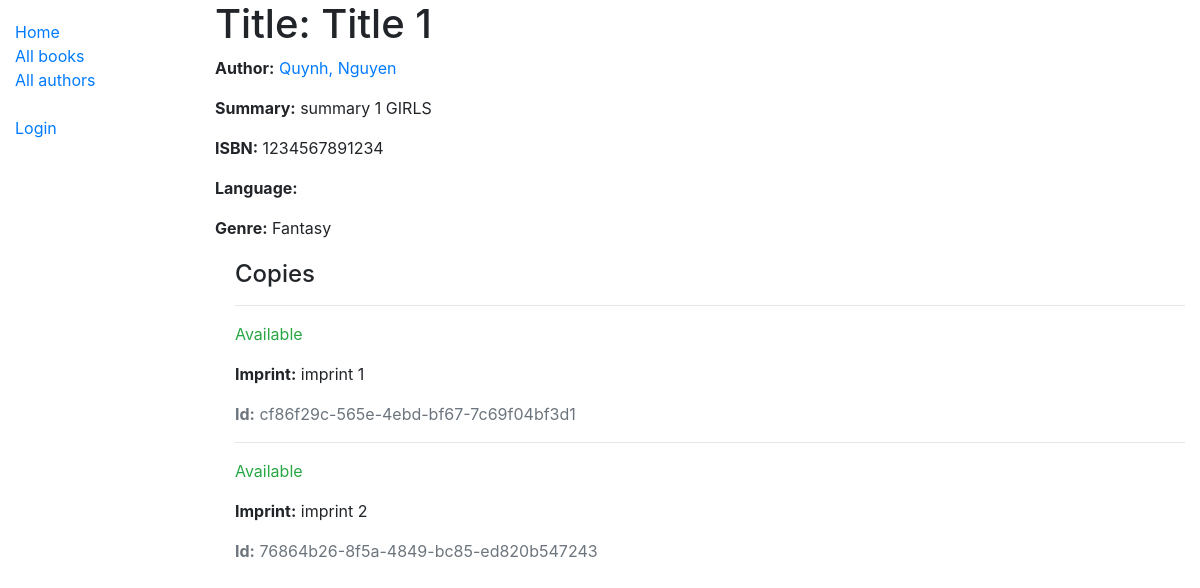
Before: /catalog/book/1 with the older database file.
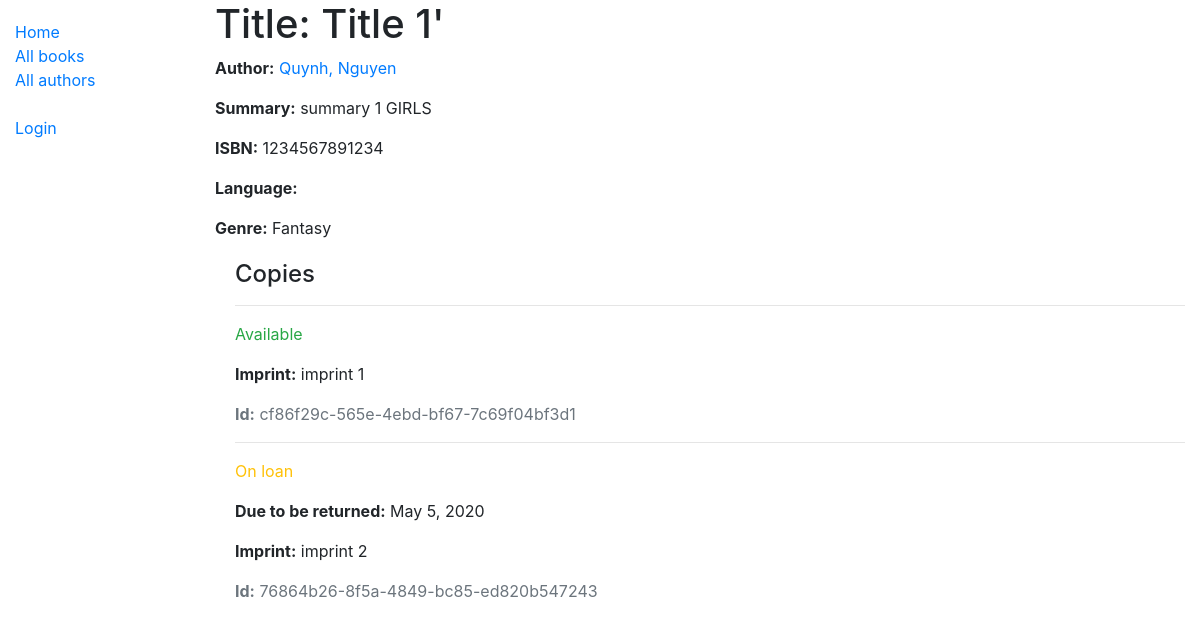
After: the same page with the newer database file.
### catalog/models.py (models this page shows, shortened)
class Book(models.Model):
    title = models.CharField(max_length=200)
    author = models.ForeignKey("Author", on_delete=models.SET_NULL, null=True)
    summary = models.TextField(
        max_length=1000, help_text="Enter a brief description of the book"
    )
    isbn = models.CharField(
        "ISBN",
        max_length=13,
        help_text='13 Character <a href="https://www.isbn-international.org/content/what-isbn">ISBN number</a>',
    )
    genre = models.ManyToManyField(Genre, help_text="Select a genre for this book")
    def display_genre(self):
        """Create a string for the Genre. This is required to display genre in Admin."""
        return ", ".join(genre.name for genre in self.genre.all()[:3])
    display_genre.short_description = "Genre"

class BookInstance(models.Model):
    id = models.UUIDField(
        primary_key=True,
        default=uuid.uuid4,
        help_text="Unique ID for this particular book across whole library",
    )
    book = models.ForeignKey("Book", on_delete=models.SET_NULL, null=True)
    imprint = models.CharField(max_length=200)
    due_back = models.DateField(null=True, blank=True)
    LOAN_STATUS = (
        ("m", "Maintenance"),
        ("o", "On loan"),
        ("a", "Available"),
        ("r", "Reserved"),
    )
    status = models.CharField(
        max_length=1,
        choices=LOAN_STATUS,
        blank=True,
        default="m",
        help_text="Book availability",
    )
    borrower = models.ForeignKey(User, on_delete=models.SET_NULL, null=True, blank=True)
    class Meta:
        ordering = ["due_back"]
        permissions = (("can_mark_returned", "Set book as returned"),)

class Author(models.Model):
    first_name = models.CharField(max_length=100)
    last_name = models.CharField(max_length=100)
    date_of_birth = models.DateField(null=True, blank=True)
    date_of_death = models.DateField("died", null=True, blank=True)
    class Meta:
        ordering = ["last_name", "first_name"]
    def __str__(self):
        return f"{self.last_name}, {self.first_name}"

class Genre(models.Model):
    name = models.CharField(max_length=200, help_text="Science Fiction")
    def __str__(self):
        return self.name

### catalog/views.py (the view)
# urls.py: path('book/<int:pk>', views.BookDetailView.as_view(), name='book-detail'),
class BookDetailView(generic.DetailView):
    model = Book

### catalog/templates/catalog/book_detail.html
{% extends "base_generic.html" %}
{% block content %}
  <h1>Title: {{ book.title }}</h1>
  <p><strong>Author:</strong> <a href="{% url 'author-detail' book.author.pk %}">{{ book.author }}</a></p>
  <p><strong>Summary:</strong> {{ book.summary }}</p>
  <p><strong>ISBN:</strong> {{ book.isbn }}</p>
  <p><strong>Language:</strong> {{ book.language }}</p>
  <p><strong>Genre:</strong> {{ book.genre.all|join:", " }}</p>
  <div style="margin-left:20px;margin-top:20px">
    <h4>Copies</h4>
    {% for copy in book.bookinstance_set.all %}
      <hr>
      <p class="{% if copy.status == 'a' %}text-success{% elif copy.status == 'm' %}text-danger{% else %}text-warning{% endif %}">
        {{ copy.get_status_display }}
      </p>
      {% if copy.status != 'a' %}
        <p><strong>Due to be returned:</strong> {{ copy.due_back }}</p>
      {% endif %}
      <p><strong>Imprint:</strong> {{ copy.imprint }}</p>
      <p class="text-muted"><strong>Id:</strong> {{ copy.id }}</p>
    {% endfor %}
  </div>
{% endblock %}

Changed rows visible on the page:
changed Book "summary 1 GIRLS": title "Title 1" → "Title 1'"
changed BookInstance "imprint 2": status "Available" → "On loan"; due_back (not shown) → "May 5, 2020"
